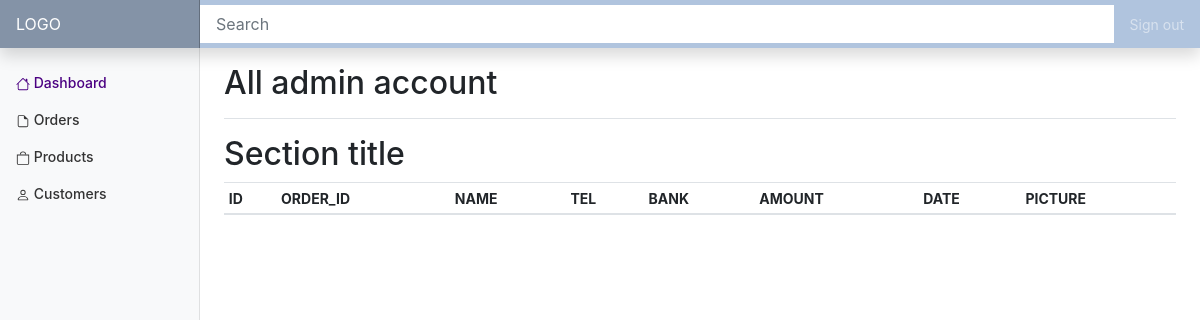
/endv2/admin/payment_list.php, run on an earlier commit of the app's database.
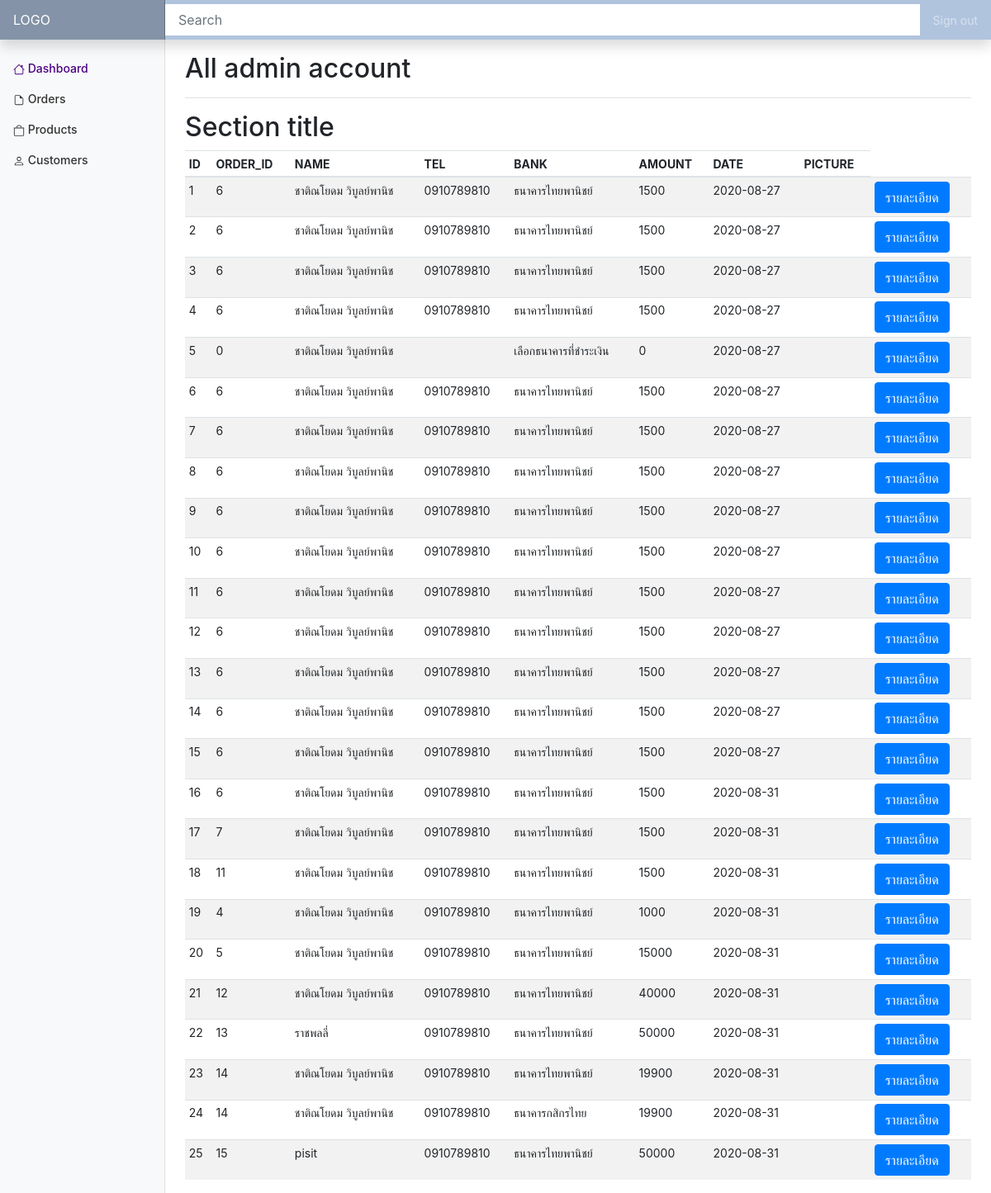
And on a later commit of the database.
### tables this page shows
CREATE TABLE `tb_purchase` (
  `purchase_id` int(11) NOT NULL,
  `order_id` int(11) NOT NULL,
  `Name` varchar(100) NOT NULL,
  `tel` varchar(10) NOT NULL,
  `bank` varchar(50) NOT NULL,
  `date` date NOT NULL,
  `time` varchar(6) NOT NULL,
  `purs_total` int(11) NOT NULL,
  `transfer_pic` varchar(200) NOT NULL
);

### endv2/admin/payment_list.php (the view, shortened to what this page needs)
<?php
    require "condb.php";
    $sql="SELECT * FROM `tb_purchase`";
    $result=mysqli_query($con,$sql);
    $row=mysqli_fetch_all($result, MYSQLI_ASSOC);
?>
<!doctype html>
<html lang="en">
  <head>
<link href="../assets/dist/css/bootstrap.css" rel="stylesheet">
    <link href="main.css" rel="stylesheet">
  </head>
  <body>
    <nav class="navbar navbar-dark sticky-top flex-md-nowrap p-0 shadow" style="background-color:#B0C4DE;">
  <a class="navbar-brand col-md-3 col-lg-2 mr-0 px-3" href="#">LOGO</a>
  <input class="form-control form-control-light w-100" type="text" placeholder="Search" aria-label="Search">
  <ul class="navbar-nav px-3">
    <li class="nav-item text-nowrap">
      <a class="nav-link" href="#">Sign out</a>
    </li>
  </ul>
</nav>
<div class="container-fluid">
  <div class="row">
    <nav id="sidebarMenu" class="col-md-3 col-lg-2 d-md-block bg-light sidebar collapse">
      <div class="sidebar-sticky pt-3">
        <ul class="nav flex-column">
          <li class="nav-item">
            <a class="nav-link active" href="dashboard.php">
              Dashboard
            </a>
          </li>
          <li class="nav-item">
            <a class="nav-link" href="order.php">
              <svg width="1em" height="1em" viewBox="0 0 16 16" class="bi bi-file-earmark" fill="currentColor" xmlns="http://www.w3.org/2000/svg">
                <path d="M4 1h5v1H4a1 1 0 0 0-1 1v10a1 1 0 0 0 1 1h8a1 1 0 0 0 1-1V6h1v7a2 2 0 0 1-2 2H4a2 2 0 0 1-2-2V3a2 2 0 0 1 2-2z"/>
                <path d="M9 4.5V1l5 5h-3.5A1.5 1.5 0 0 1 9 4.5z"/>
              </svg>
              Orders
            </a>
          </li>
          <li class="nav-item">
            <a class="nav-link" href="product.php">
              Products
            </a>
          </li>
          <li class="nav-item">
            <a class="nav-link" href="customer.php">
              Customers
            </a>
          </li>
        </ul>
      </div>
    </nav>
    <main role="main" class="col-md-9 ml-sm-auto col-lg-10 px-md-4">
      <div class="d-flex justify-content-between flex-wrap flex-md-nowrap align-items-center pt-3 pb-2 mb-3 border-bottom">
        <h1 class="h2">All admin account</h1>
      </div>
      <h2>Section title</h2>
      <div class="table-responsive">
        <table class="table table-striped table-sm">
          <thead>
            <tr>
              <th>ID</th>
              <th>ORDER_ID</th>
              <th>NAME</th>
              <th>TEL</th>
              <th>BANK</th>
              <th>AMOUNT</th>
              <th>DATE</th>
              <th>PICTURE</th>
            </tr>
          </thead>
<tbody>
                <?php
                foreach($row as $list)
                {
                    ?>
                <tr>
                    <td><?php echo $list['purchase_id'];?></td>
                    <td><?php echo $list['order_id'];?></td>
                    <td><?php echo $list['Name'];?></td>
                    <td><?php echo $list['tel'];?></td>
                    <td><?php echo $list['bank'];?></td>
                    <td><?php echo $list['purs_total'];?></td>
                    <td><?php echo $list['date'];?></td>
                    <td><?php echo $list['transter_pic'];?></td>
                    <td>
                        <form method="post" action="paymentdetail.php">
                          <button name="pay" value="<?php echo $list['purchase_id'];?>" class="btn btn-primary">รายละเอียด</button>
                        </form>
                    </td>
                </tr>
               <?php
               }
?>
                </tbody>
        </table>
      </div>
    </main>
  </div>
</div>
        </body>
</html>

What changed in the data, as far as the page shows it:
added tb_purchase: purchase_id "1", order "6", Name "ชาติณโยดม วิบูลย์พานิช", tel "0910789810", bank "ธนาคารไทยพานิชย์", purs_total "1500", date "2020-08-27"
added tb_purchase: purchase_id "2", order "6", Name "ชาติณโยดม วิบูลย์พานิช", tel "0910789810", bank "ธนาคารไทยพานิชย์", purs_total "1500", date "2020-08-27"
added tb_purchase: purchase_id "3", order "6", Name "ชาติณโยดม วิบูลย์พานิช", tel "0910789810", bank "ธนาคารไทยพานิชย์", purs_total "1500", date "2020-08-27"
added tb_purchase: purchase_id "4", order "6", Name "ชาติณโยดม วิบูลย์พานิช", tel "0910789810", bank "ธนาคารไทยพานิชย์", purs_total "1500", date "2020-08-27"
added tb_purchase: purchase_id "5", order "0", Name "ชาติณโยดม วิบูลย์พานิช", bank "เลือกธนาคารที่ชำระเงิน", purs_total "0", date "2020-08-27"
added tb_purchase: purchase_id "6", order "6", Name "ชาติณโยดม วิบูลย์พานิช", tel "0910789810", bank "ธนาคารไทยพานิชย์", purs_total "1500", date "2020-08-27"
added tb_purchase: purchase_id "7", order "6", Name "ชาติณโยดม วิบูลย์พานิช", tel "0910789810", bank "ธนาคารไทยพานิชย์", purs_total "1500", date "2020-08-27"
added tb_purchase: purchase_id "8", order "6", Name "ชาติณโยดม วิบูลย์พานิช", tel "0910789810", bank "ธนาคารไทยพานิชย์", purs_total "1500", date "2020-08-27"
added tb_purchase: purchase_id "9", order "6", Name "ชาติณโยดม วิบูลย์พานิช", tel "0910789810", bank "ธนาคารไทยพานิชย์", purs_total "1500", date "2020-08-27"
added tb_purchase: purchase_id "10", order "6", Name "ชาติณโยดม วิบูลย์พานิช", tel "0910789810", bank "ธนาคารไทยพานิชย์", purs_total "1500", date "2020-08-27"
added tb_purchase: purchase_id "11", order "6", Name "ชาติณโยดม วิบูลย์พานิช", tel "0910789810", bank "ธนาคารไทยพานิชย์", purs_total "1500", date "2020-08-27"
added tb_purchase: purchase_id "12", order "6", Name "ชาติณโยดม วิบูลย์พานิช", tel "0910789810", bank "ธนาคารไทยพานิชย์", purs_total "1500", date "2020-08-27"
added tb_purchase: purchase_id "13", order "6", Name "ชาติณโยดม วิบูลย์พานิช", tel "0910789810", bank "ธนาคารไทยพานิชย์", purs_total "1500", date "2020-08-27"
added tb_purchase: purchase_id "14", order "6", Name "ชาติณโยดม วิบูลย์พานิช", tel "0910789810", bank "ธนาคารไทยพานิชย์", purs_total "1500", date "2020-08-27"
added tb_purchase: purchase_id "15", order "6", Name "ชาติณโยดม วิบูลย์พานิช", tel "0910789810", bank "ธนาคารไทยพานิชย์", purs_total "1500", date "2020-08-27"
added tb_purchase: purchase_id "16", order "6", Name "ชาติณโยดม วิบูลย์พานิช", tel "0910789810", bank "ธนาคารไทยพานิชย์", purs_total "1500", date "2020-08-31"
added tb_purchase: purchase_id "17", order "7", Name "ชาติณโยดม วิบูลย์พานิช", tel "0910789810", bank "ธนาคารไทยพานิชย์", purs_total "1500", date "2020-08-31"
added tb_purchase: purchase_id "18", order "11", Name "ชาติณโยดม วิบูลย์พานิช", tel "0910789810", bank "ธนาคารไทยพานิชย์", purs_total "1500", date "2020-08-31"
added tb_purchase: purchase_id "19", order "4", Name "ชาติณโยดม วิบูลย์พานิช", tel "0910789810", bank "ธนาคารไทยพานิชย์", purs_total "1000", date "2020-08-31"
added tb_purchase: purchase_id "20", order "5", Name "ชาติณโยดม วิบูลย์พานิช", tel "0910789810", bank "ธนาคารไทยพานิชย์", purs_total "15000", date "2020-08-31"
added tb_purchase: purchase_id "21", order "12", Name "ชาติณโยดม วิบูลย์พานิช", tel "0910789810", bank "ธนาคารไทยพานิชย์", purs_total "40000", date "2020-08-31"
added tb_purchase: purchase_id "22", order "13", Name "ราชพลลี่", tel "0910789810", bank "ธนาคารไทยพานิชย์", purs_total "50000", date "2020-08-31"
added tb_purchase: purchase_id "23", order "14", Name "ชาติณโยดม วิบูลย์พานิช", tel "0910789810", bank "ธนาคารไทยพานิชย์", purs_total "19900", date "2020-08-31"
added tb_purchase: purchase_id "24", order "14", Name "ชาติณโยดม วิบูลย์พานิช", tel "0910789810", bank "ธนาคารกสิกรไทย", purs_total "19900", date "2020-08-31"
added tb_purchase: purchase_id "25", order "15", Name "pisit", tel "0910789810", bank "ธนาคารไทยพานิชย์", purs_total "50000", date "2020-08-31"
